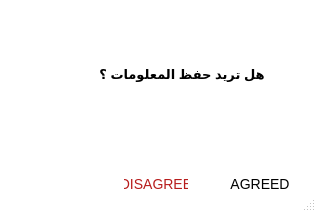
<?xml version="1.0" encoding="UTF-8"?>
<ui version="4.0">
 <class>Dialog</class>
 <widget class="QDialog" name="Dialog">
  <property name="windowModality">
   <enum>Qt::WindowModal</enum>
  </property>
  <property name="geometry">
   <rect>
    <x>0</x>
    <y>0</y>
    <width>316</width>
    <height>212</height>
   </rect>
  </property>
  <property name="windowTitle">
   <string>Dialog</string>
  </property>
  <property name="windowOpacity">
   <double>0.300000000000000</double>
  </property>
  <property name="styleSheet">
   <string notr="true">QDialog
{
	background-color:  rgb(255, 255, 255);
}
</string>
  </property>
  <property name="sizeGripEnabled">
   <bool>true</bool>
  </property>
  <layout class="QGridLayout" name="gridLayout">
   <property name="leftMargin">
    <number>0</number>
   </property>
   <property name="topMargin">
    <number>0</number>
   </property>
   <property name="rightMargin">
    <number>0</number>
   </property>
   <property name="bottomMargin">
    <number>0</number>
   </property>
   <property name="spacing">
    <number>0</number>
   </property>
   <item row="0" column="0">
    <layout class="QHBoxLayout" name="horizontalLayout_2">
     <property name="leftMargin">
      <number>24</number>
     </property>
     <property name="topMargin">
      <number>24</number>
     </property>
     <property name="rightMargin">
      <number>24</number>
     </property>
     <property name="bottomMargin">
      <number>24</number>
     </property>
     <item>
      <widget class="QLabel" name="icon">
       <property name="maximumSize">
        <size>
         <width>48</width>
         <height>48</height>
        </size>
       </property>
       <property name="text">
        <string/>
       </property>
       <property name="pixmap">
        <pixmap>:/Icons/ic_done_2x.png</pixmap>
       </property>
       <property name="scaledContents">
        <bool>true</bool>
       </property>
      </widget>
     </item>
     <item>
      <widget class="QLabel" name="labelMessage">
       <property name="minimumSize">
        <size>
         <width>0</width>
         <height>100</height>
        </size>
       </property>
       <property name="font">
        <font>
         <pointsize>10</pointsize>
         <weight>75</weight>
         <bold>true</bold>
        </font>
       </property>
       <property name="styleSheet">
        <string notr="true"/>
       </property>
       <property name="text">
        <string>هل تريد حفظ المعلومات ؟</string>
       </property>
       <property name="scaledContents">
        <bool>true</bool>
       </property>
       <property name="alignment">
        <set>Qt::AlignCenter</set>
       </property>
       <property name="wordWrap">
        <bool>true</bool>
       </property>
      </widget>
     </item>
    </layout>
   </item>
   <item row="1" column="0">
    <spacer name="verticalSpacer">
     <property name="orientation">
      <enum>Qt::Vertical</enum>
     </property>
     <property name="sizeHint" stdset="0">
      <size>
       <width>20</width>
       <height>8</height>
      </size>
     </property>
    </spacer>
   </item>
   <item row="2" column="0">
    <layout class="QHBoxLayout" name="horizontalLayout">
     <property name="spacing">
      <number>8</number>
     </property>
     <property name="leftMargin">
      <number>8</number>
     </property>
     <property name="topMargin">
      <number>16</number>
     </property>
     <property name="rightMargin">
      <number>8</number>
     </property>
     <property name="bottomMargin">
      <number>8</number>
     </property>
     <item>
      <spacer name="horizontalSpacer">
       <property name="orientation">
        <enum>Qt::Horizontal</enum>
       </property>
       <property name="sizeHint" stdset="0">
        <size>
         <width>40</width>
         <height>20</height>
        </size>
       </property>
      </spacer>
     </item>
     <item>
      <widget class="QPushButton" name="Bt_no">
       <property name="minimumSize">
        <size>
         <width>96</width>
         <height>40</height>
        </size>
       </property>
       <property name="font">
        <font>
         <pointsize>-1</pointsize>
        </font>
       </property>
       <property name="cursor">
        <cursorShape>PointingHandCursor</cursorShape>
       </property>
       <property name="styleSheet">
        <string notr="true">QPushButton
{
	width: 64 dp;
	min-width: 64 dp;
	height: 36 dp;
	padding-left: 16 dp;
	padding-right: 16 dp;
	border-radius: 2 dp;
	font-size: 14px;
	
	background-color: #FFFFFF;
	color: #b71c1c;
	border:none;
	margin-top: 8dp;
}

QPushButton:hover
{
	background-color:#ef9a9a ;
}

QPushButton:pressed
{
	background-color:#f44336;
}
</string>
       </property>
       <property name="text">
        <string>DISAGREE</string>
       </property>
       <property name="shortcut">
        <string>Esc</string>
       </property>
      </widget>
     </item>
     <item>
      <widget class="QPushButton" name="Bt_yes">
       <property name="cursor">
        <cursorShape>PointingHandCursor</cursorShape>
       </property>
       <property name="styleSheet">
        <string notr="true">QPushButton
{
	width: 64 dp;
	min-width: 64 dp;
	height: 36 dp;
	padding-left: 16 dp;
	padding-right: 16 dp;
	border-radius: 2 dp;
	font-size: 14px;
	
	background-color: #FFFFFF;
	color: #000000;
	border:none;
	margin-top: 8dp;
}

QPushButton:hover
{
	background-color: #eeeeee;
}

QPushButton:pressed
{
	background-color: #bdbdbd;
}

QPushButton:disabled
{
	background-color: #bdbdbd;
}</string>
       </property>
       <property name="text">
        <string>AGREED</string>
       </property>
       <property name="shortcut">
        <string>Return</string>
       </property>
       <property name="autoDefault">
        <bool>false</bool>
       </property>
       <property name="flat">
        <bool>true</bool>
       </property>
      </widget>
     </item>
    </layout>
   </item>
  </layout>
 </widget>
 <resources/>
 <connections/>
</ui>
